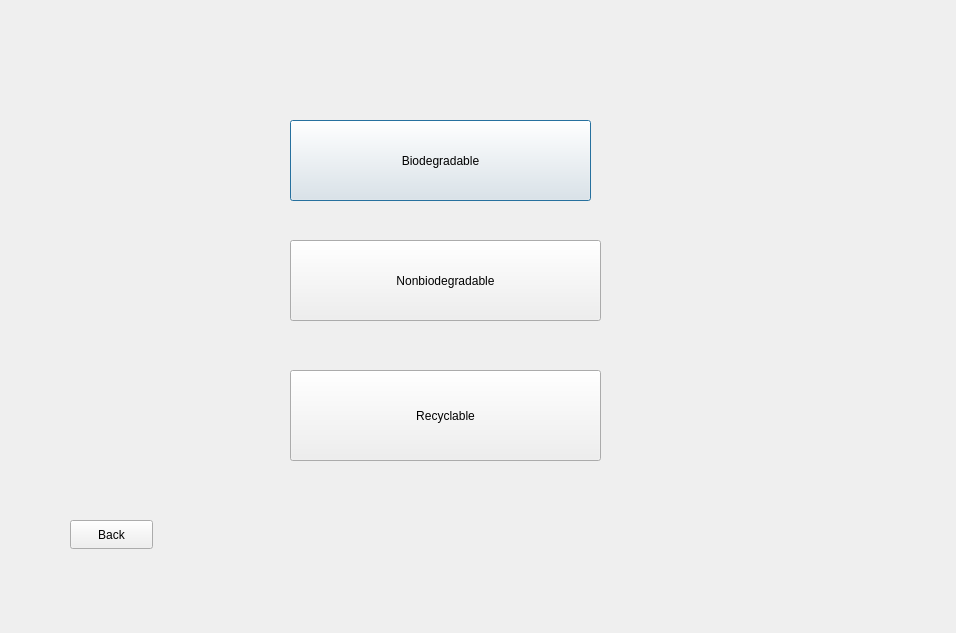
<?xml version="1.0" encoding="UTF-8"?>
<ui version="4.0">
 <class>Update</class>
 <widget class="QDialog" name="Update">
  <property name="geometry">
   <rect>
    <x>0</x>
    <y>0</y>
    <width>956</width>
    <height>633</height>
   </rect>
  </property>
  <property name="windowTitle">
   <string>Dialog</string>
  </property>
  <widget class="QPushButton" name="bioButton">
   <property name="geometry">
    <rect>
     <x>290</x>
     <y>120</y>
     <width>301</width>
     <height>81</height>
    </rect>
   </property>
   <property name="text">
    <string>Biodegradable</string>
   </property>
  </widget>
  <widget class="QPushButton" name="nonButton">
   <property name="geometry">
    <rect>
     <x>290</x>
     <y>240</y>
     <width>311</width>
     <height>81</height>
    </rect>
   </property>
   <property name="text">
    <string>Nonbiodegradable</string>
   </property>
  </widget>
  <widget class="QPushButton" name="pushButton_3">
   <property name="geometry">
    <rect>
     <x>290</x>
     <y>370</y>
     <width>311</width>
     <height>91</height>
    </rect>
   </property>
   <property name="text">
    <string>Recyclable</string>
   </property>
  </widget>
  <widget class="QPushButton" name="pushButton_4">
   <property name="geometry">
    <rect>
     <x>70</x>
     <y>520</y>
     <width>83</width>
     <height>29</height>
    </rect>
   </property>
   <property name="text">
    <string>Back</string>
   </property>
  </widget>
 </widget>
 <resources/>
 <connections/>
</ui>
